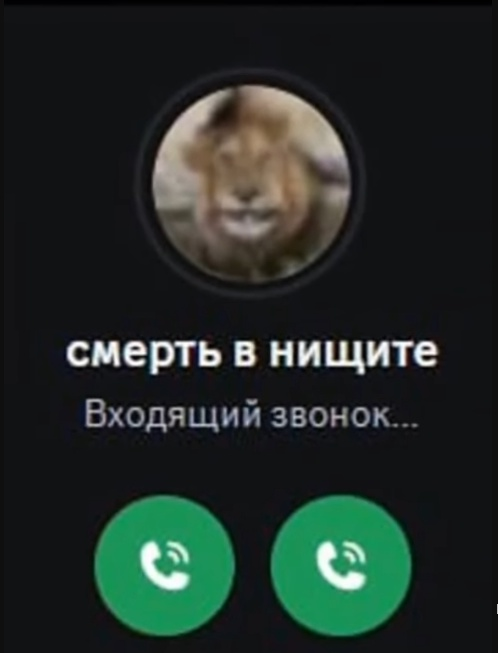
#> input picture images/image.jpg, 498 x 653 px
$ python main.py
#> lines starting #> are read from the running program, lines starting #| are printed output that depends on the picture
import cv2
import os

def main():
    image_path = 'images/image.jpg'

    if not os.path.exists(image_path):
        print(f"Ошибка: файл {image_path} не найден!")
        exit()

    image = cv2.imread(image_path)
#> image is the input picture: shape (653, 498, 3); mean B, G, R 39.3, 44, 34.1

    if image is None:
        print(f"Ошибка: не удалось загрузить изображение из {image_path}")
        exit()

    height, width = image.shape[:2]
#> height = 653; width = 498

    center_coordinates = (
        width // 2,
        height // 2 - 140
    )
#> center_coordinates = (249, 186)
    radius = 100
    circle_color = (0, 255, 0)
    thickness = 3

    cv2.circle(image, center_coordinates, radius, circle_color, thickness)

    text = "Hello OpenCV!"
    font = cv2.FONT_HERSHEY_SIMPLEX
    font_scale = 1
    text_color = (160, 160, 160)
    text_thickness = 2

    text_size = cv2.getTextSize(text, font, font_scale, text_thickness)[0]
    text_x = (width - text_size[0]) // 2
#> text_x = 139
    text_y = height // 2 + radius + 50
#> text_y = 476

    cv2.putText(
        image,
        text,
        (text_x, text_y),
        font,
        font_scale,
        text_color,
        text_thickness
    )
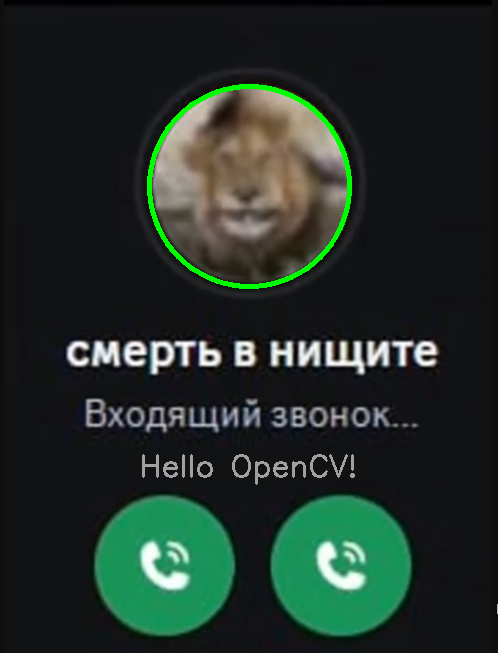
#> image: shape (653, 498, 3); mean B, G, R 39.5, 46.5, 34.1

    cv2.imshow("OpenCV Image Showing", image)
    cv2.waitKey(0)
    cv2.destroyAllWindows()

if __name__ == "__main__":
    main()
